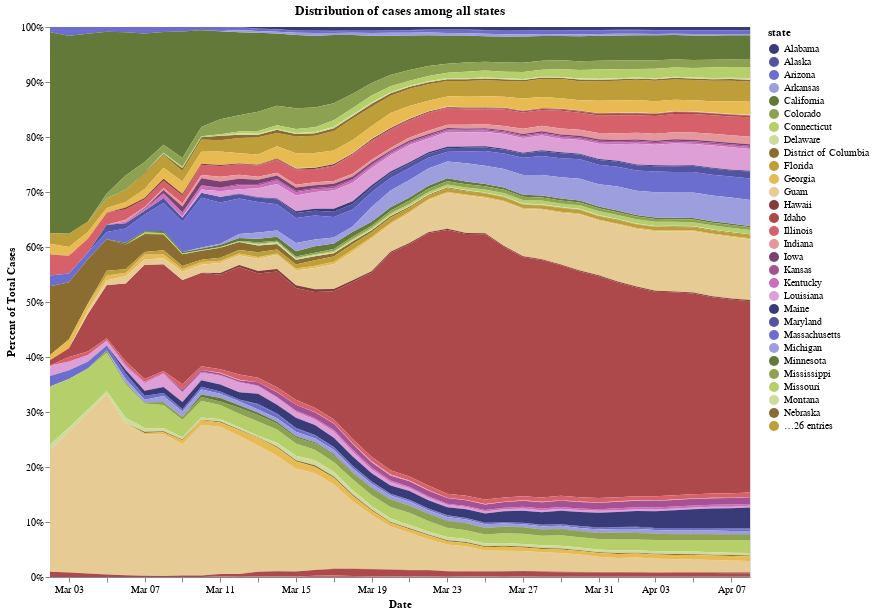

Notebook source saved alongside this figure:
### Markdown cell above
## 6 - Examining percentage of cases compared to all states
The below chart maps which states have the majority of cases at a given date. We can see how Washington and California originally had majority of cases in the U.S., and how quickly New York took over, and continues to make up a large percentage of cases in the U.S.

### Code cell
chart = alt.Chart(recent_cases).mark_area().encode(
    x=alt.X('date:T', axis=alt.Axis(format='%b %d', title='Date')),
    y=alt.Y('cases:Q', stack="normalize", axis=alt.Axis(format='%', title='Percent of Total Cases')), 
#     x="date:T",
#     y=alt.Y("cases:Q", stack="normalize"),
    tooltip=['state', 'cases', 'date'],
    color= alt.Color('state:N', scale=alt.Scale(scheme='category20b'))

).properties(
    width=700,
    height=550,
    title="Distribution of cases among all states"
)

display(chart)

### Figure 1 — Vega-Lite specification as saved in the notebook (floating-point values rounded to 4 significant figures; data arrays with more than 128 entries replaced by an {"elided": "..."} marker saying what was removed)
{"config": {"view": {"continuousWidth": 400, "continuousHeight": 300}}, "data": {"name": "data-f4ce74d07f5537cfe770969b5b248634"}, "mark": "area", "encoding": {"color": {"type": "nominal", "field": "state", "scale": {"scheme": "category20b"}}, "tooltip": [{"type": "nominal", "field": "state"}, {"type": "quantitative", "field": "cases"}, {"type": "temporal", "field": "date"}], "x": {"type": "temporal", "axis": {"format": "%b %d", "title": "Date"}, "field": "date"}, "y": {"type": "quantitative", "axis": {"format": "%", "title": "Percent of Total Cases"}, "field": "cases", "stack": "normalize"}}, "height": 550, "title": "Distribution of cases among all states", "width": 700, "$schema": "https://vega.github.io/schema/vega-lite/v4.0.2.json", "datasets": {"data-f4ce74d07f5537cfe770969b5b248634": {"elided": "1796 records"}}}
